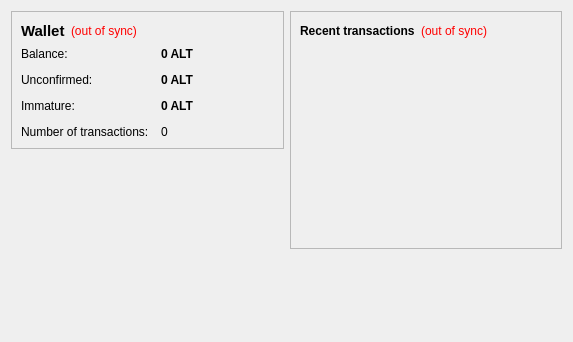
<?xml version="1.0" encoding="UTF-8"?>
<ui version="4.0">
 <class>OverviewPage</class>
 <widget class="QWidget" name="OverviewPage">
  <property name="geometry">
   <rect>
    <x>0</x>
    <y>0</y>
    <width>573</width>
    <height>342</height>
   </rect>
  </property>
  <property name="windowTitle">
   <string>Form</string>
  </property>
  <layout class="QHBoxLayout" name="horizontalLayout" stretch="1,1">
   <item>
    <layout class="QVBoxLayout" name="verticalLayout_2">
     <item>
      <widget class="QFrame" name="frame">
       <property name="frameShape">
        <enum>QFrame::StyledPanel</enum>
       </property>
       <property name="frameShadow">
        <enum>QFrame::Raised</enum>
       </property>
       <layout class="QVBoxLayout" name="verticalLayout_4">
        <item>
         <layout class="QHBoxLayout" name="horizontalLayout_4">
          <item>
           <widget class="QLabel" name="label_5">
            <property name="font">
             <font>
              <pointsize>11</pointsize>
              <weight>75</weight>
              <bold>true</bold>
             </font>
            </property>
            <property name="text">
             <string>Wallet</string>
            </property>
           </widget>
          </item>
          <item>
           <widget class="QLabel" name="labelWalletStatus">
            <property name="toolTip">
             <string>The displayed information may be out of date. Your wallet automatically synchronizes with the SmallChange network after a connection is established, but this process has not completed yet.</string>
            </property>
            <property name="styleSheet">
             <string notr="true">QLabel { color: red; }</string>
            </property>
            <property name="text">
             <string notr="true">(out of sync)</string>
            </property>
            <property name="alignment">
             <set>Qt::AlignLeading|Qt::AlignLeft|Qt::AlignVCenter</set>
            </property>
           </widget>
          </item>
          <item>
           <spacer name="horizontalSpacer_2">
            <property name="orientation">
             <enum>Qt::Horizontal</enum>
            </property>
            <property name="sizeHint" stdset="0">
             <size>
              <width>40</width>
              <height>20</height>
             </size>
            </property>
           </spacer>
          </item>
         </layout>
        </item>
        <item>
         <layout class="QFormLayout" name="formLayout_2">
          <property name="fieldGrowthPolicy">
           <enum>QFormLayout::AllNonFixedFieldsGrow</enum>
          </property>
          <property name="horizontalSpacing">
           <number>12</number>
          </property>
          <property name="verticalSpacing">
           <number>12</number>
          </property>
          <item row="0" column="0">
           <widget class="QLabel" name="label">
            <property name="text">
             <string>Balance:</string>
            </property>
           </widget>
          </item>
          <item row="0" column="1">
           <widget class="QLabel" name="labelBalance">
            <property name="font">
             <font>
              <weight>75</weight>
              <bold>true</bold>
             </font>
            </property>
            <property name="cursor">
             <cursorShape>IBeamCursor</cursorShape>
            </property>
            <property name="toolTip">
             <string>Your current balance</string>
            </property>
            <property name="text">
             <string notr="true">0 ALT</string>
            </property>
            <property name="textInteractionFlags">
             <set>Qt::LinksAccessibleByMouse|Qt::TextSelectableByKeyboard|Qt::TextSelectableByMouse</set>
            </property>
           </widget>
          </item>
          <item row="1" column="0">
           <widget class="QLabel" name="label_3">
            <property name="text">
             <string>Unconfirmed:</string>
            </property>
           </widget>
          </item>
          <item row="1" column="1">
           <widget class="QLabel" name="labelUnconfirmed">
            <property name="font">
             <font>
              <weight>75</weight>
              <bold>true</bold>
             </font>
            </property>
            <property name="cursor">
             <cursorShape>IBeamCursor</cursorShape>
            </property>
            <property name="toolTip">
             <string>Total of transactions that have yet to be confirmed, and do not yet count toward the current balance</string>
            </property>
            <property name="text">
             <string notr="true">0 ALT</string>
            </property>
            <property name="textInteractionFlags">
             <set>Qt::LinksAccessibleByMouse|Qt::TextSelectableByKeyboard|Qt::TextSelectableByMouse</set>
            </property>
           </widget>
          </item>
          <item row="3" column="0">
           <widget class="QLabel" name="label_2">
            <property name="text">
             <string>Number of transactions:</string>
            </property>
           </widget>
          </item>
          <item row="3" column="1">
           <widget class="QLabel" name="labelNumTransactions">
            <property name="toolTip">
             <string>Total number of transactions in wallet</string>
            </property>
            <property name="text">
             <string notr="true">0</string>
            </property>
           </widget>
          </item>
          <item row="2" column="0">
           <widget class="QLabel" name="labelImmatureText">
            <property name="text">
             <string>Immature:</string>
            </property>
           </widget>
          </item>
          <item row="2" column="1">
           <widget class="QLabel" name="labelImmature">
            <property name="font">
             <font>
              <weight>75</weight>
              <bold>true</bold>
             </font>
            </property>
            <property name="toolTip">
             <string>Mined balance that has not yet matured</string>
            </property>
            <property name="text">
             <string notr="true">0 ALT</string>
            </property>
            <property name="textInteractionFlags">
             <set>Qt::LinksAccessibleByMouse|Qt::TextSelectableByKeyboard|Qt::TextSelectableByMouse</set>
            </property>
           </widget>
          </item>
         </layout>
        </item>
       </layout>
      </widget>
     </item>
     <item>
      <spacer name="verticalSpacer">
       <property name="orientation">
        <enum>Qt::Vertical</enum>
       </property>
       <property name="sizeHint" stdset="0">
        <size>
         <width>20</width>
         <height>40</height>
        </size>
       </property>
      </spacer>
     </item>
    </layout>
   </item>
   <item>
    <layout class="QVBoxLayout" name="verticalLayout_3">
     <item>
      <widget class="QFrame" name="frame_2">
       <property name="frameShape">
        <enum>QFrame::StyledPanel</enum>
       </property>
       <property name="frameShadow">
        <enum>QFrame::Raised</enum>
       </property>
       <layout class="QVBoxLayout" name="verticalLayout">
        <item>
         <layout class="QHBoxLayout" name="horizontalLayout_2">
          <item>
           <widget class="QLabel" name="label_4">
            <property name="text">
             <string>&lt;b&gt;Recent transactions&lt;/b&gt;</string>
            </property>
           </widget>
          </item>
          <item>
           <widget class="QLabel" name="labelTransactionsStatus">
            <property name="toolTip">
             <string>The displayed information may be out of date. Your wallet automatically synchronizes with the SmallChange network after a connection is established, but this process has not completed yet.</string>
            </property>
            <property name="styleSheet">
             <string notr="true">QLabel { color: red; }</string>
            </property>
            <property name="text">
             <string notr="true">(out of sync)</string>
            </property>
            <property name="alignment">
             <set>Qt::AlignRight|Qt::AlignTrailing|Qt::AlignVCenter</set>
            </property>
           </widget>
          </item>
          <item>
           <spacer name="horizontalSpacer">
            <property name="orientation">
             <enum>Qt::Horizontal</enum>
            </property>
            <property name="sizeHint" stdset="0">
             <size>
              <width>40</width>
              <height>20</height>
             </size>
            </property>
           </spacer>
          </item>
         </layout>
        </item>
        <item>
         <widget class="QListView" name="listTransactions">
          <property name="styleSheet">
           <string notr="true">QListView { background: transparent; }</string>
          </property>
          <property name="frameShape">
           <enum>QFrame::NoFrame</enum>
          </property>
          <property name="verticalScrollBarPolicy">
           <enum>Qt::ScrollBarAlwaysOff</enum>
          </property>
          <property name="horizontalScrollBarPolicy">
           <enum>Qt::ScrollBarAlwaysOff</enum>
          </property>
          <property name="selectionMode">
           <enum>QAbstractItemView::NoSelection</enum>
          </property>
         </widget>
        </item>
       </layout>
      </widget>
     </item>
     <item>
      <spacer name="verticalSpacer_2">
       <property name="orientation">
        <enum>Qt::Vertical</enum>
       </property>
       <property name="sizeHint" stdset="0">
        <size>
         <width>20</width>
         <height>40</height>
        </size>
       </property>
      </spacer>
     </item>
    </layout>
   </item>
  </layout>
 </widget>
 <resources/>
 <connections/>
</ui>
